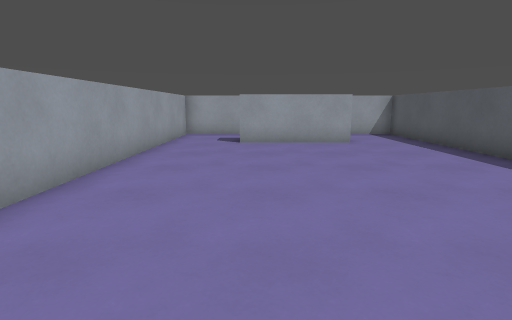
[1] (above)

14 first-person views from a walk through a level from a Godot 3-D game. The camera is 1.3 m above the floor, tilts 10° down and sees 80° across. The floor is counted in squares, 1 m on a side. Each view is taken from the middle of a square. On the plan, view 1 faces up. The plan holds only what a view shows up to about 14 squares ahead; the rest is blank. The place goes on beyond the plan. Flat picture figures and markers are left out. Surface patterns are stand-ins for the level's own textures.

[2]
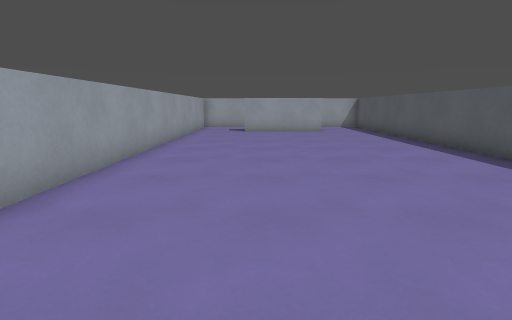

[3]
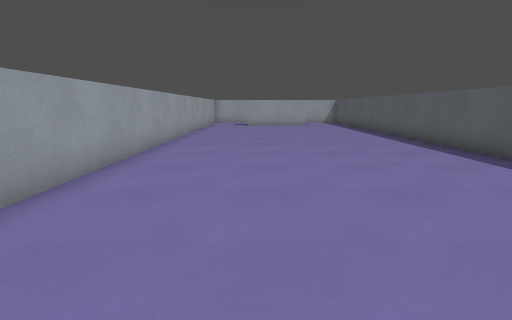

[4]
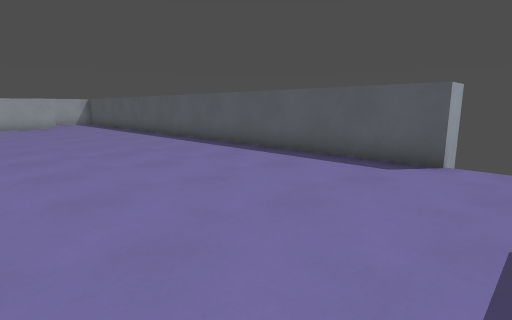

[5]
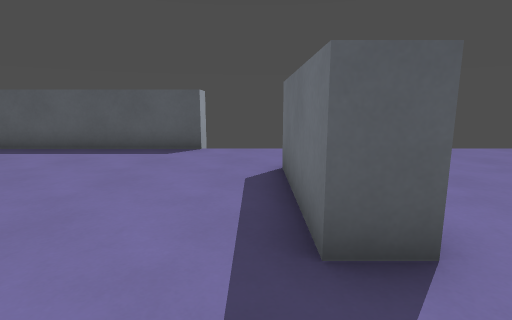

[6]
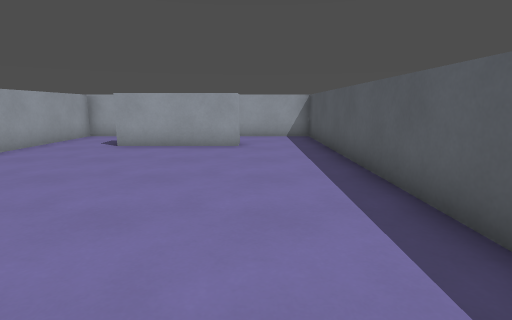

[7]
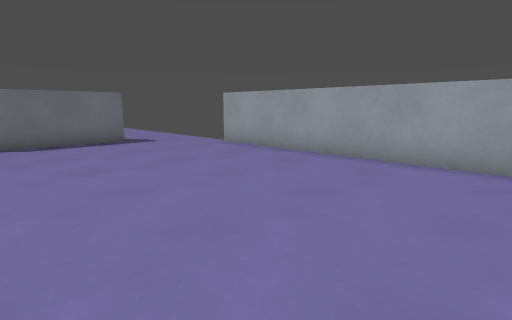

[8]
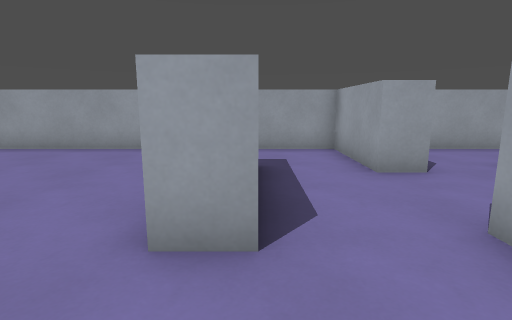

[9]
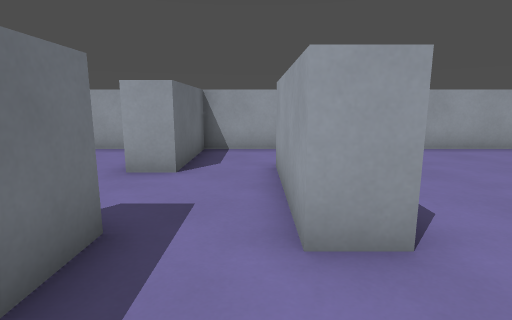

[10]
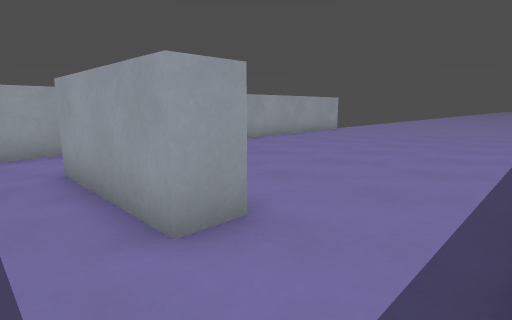

[11]
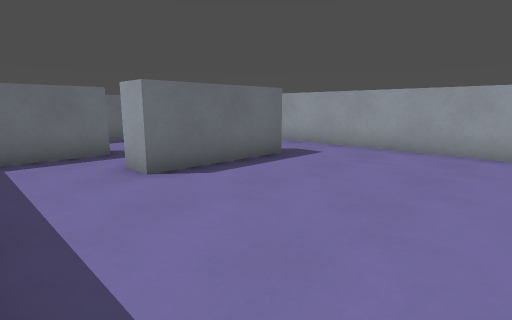

[12]
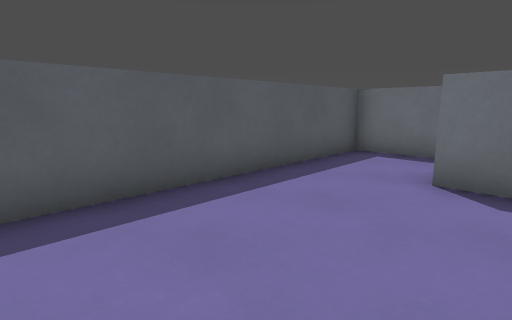

[13]
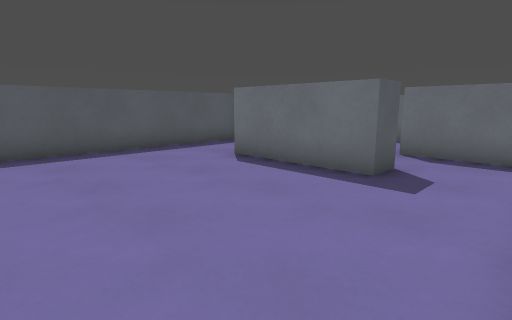

[14]
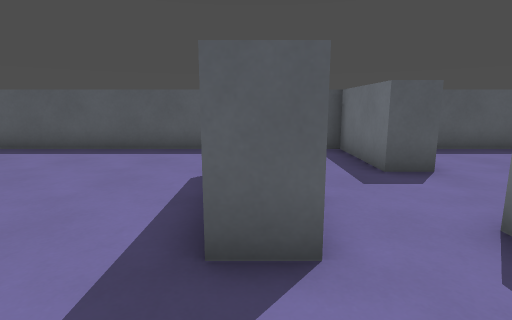

### Floor plan
Points are (right, up) in squares from view 1. A wall is a line through its corners. A room is listed if a view was taken in it or the views show most of it. See-through windows are left out.
Room 1 (views 1, 2, 3, 4, 5, 6, 7, 8)
walls: (7.4, -8.3) (6.3, -8.3) (6.3, 14.4) (4.4, 14.4); (3.4, 12.1) (3.4, 11) (-0.6, 11); (-0.6, -11.5) (-0.6, -10.6) (3.5, -10.6); (0.1, 14.4) (-3.3, 14.4) (-3.3, -8)
ways out: opening at (0, 13.5) to room 2; opening at (3.5, 13.5) to room 2; gap at (-4, -8); gap at (7, -8)
Room 2 (views 9, 10, 11, 12, 13, 14)
walls: (3.4, 18.4) (3.4, 17.4) (-0.6, 17.4) (-0.6, 18.4) (3.4, 18.4); (4.4, 14.4) (3, 14.4) (3, 15.4) (6.3, 15.4) (6.3, 24.5); (1.2, 12) (1.9, 12); (-3.3, 24.5) (-3.3, 15.4) (0.1, 15.4) (0.1, 14.4)
ways out: opening at (0, 13.5) to room 1; opening at (3.5, 13.5) to room 1

Where each view was taken, in squares from view 1:
view 1: 0 up, 0 right, facing up
view 2: 5 down, 0 right, facing up
view 3: 10 down, 0 right, facing up
view 4: 10 down, 1 left, facing up-right
view 5: 10 down, 3 left, facing right
view 6: 1 up, 4 right, facing up
view 7: 1 up, 4 right, facing down-left
view 8: 12 up, 6 right, facing left
view 9: 17 up, 6 right, facing left
view 10: 16 up, 6 right, facing up-left
view 11: 24 up, 6 right, facing down-left
view 12: 24 up, 2 right, facing down-right
view 13: 24 up, 3 left, facing down-right
view 14: 18 up, 3 left, facing right
